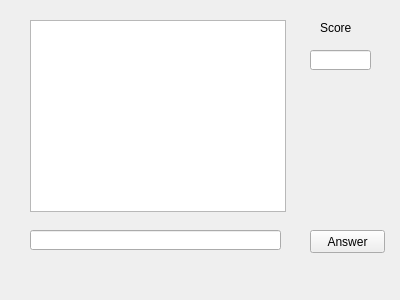
<?xml version="1.0" encoding="UTF-8"?>
<ui version="4.0">
 <class>ParticipantWidget</class>
 <widget class="QWidget" name="ParticipantWidget">
  <property name="geometry">
   <rect>
    <x>0</x>
    <y>0</y>
    <width>400</width>
    <height>300</height>
   </rect>
  </property>
  <property name="windowTitle">
   <string>ParticipantWidget</string>
  </property>
  <widget class="QListWidget" name="PquestListWidget">
   <property name="geometry">
    <rect>
     <x>30</x>
     <y>20</y>
     <width>256</width>
     <height>192</height>
    </rect>
   </property>
  </widget>
  <widget class="QLineEdit" name="answerEdit">
   <property name="geometry">
    <rect>
     <x>30</x>
     <y>230</y>
     <width>251</width>
     <height>20</height>
    </rect>
   </property>
  </widget>
  <widget class="QPushButton" name="AnswerButton">
   <property name="geometry">
    <rect>
     <x>310</x>
     <y>230</y>
     <width>75</width>
     <height>23</height>
    </rect>
   </property>
   <property name="text">
    <string>Answer</string>
   </property>
  </widget>
  <widget class="QLineEdit" name="ScoreEdit">
   <property name="geometry">
    <rect>
     <x>310</x>
     <y>50</y>
     <width>61</width>
     <height>20</height>
    </rect>
   </property>
  </widget>
  <widget class="QLabel" name="label">
   <property name="geometry">
    <rect>
     <x>320</x>
     <y>20</y>
     <width>47</width>
     <height>16</height>
    </rect>
   </property>
   <property name="text">
    <string>Score</string>
   </property>
  </widget>
 </widget>
 <layoutdefault spacing="6" margin="11"/>
 <resources/>
 <connections/>
</ui>
